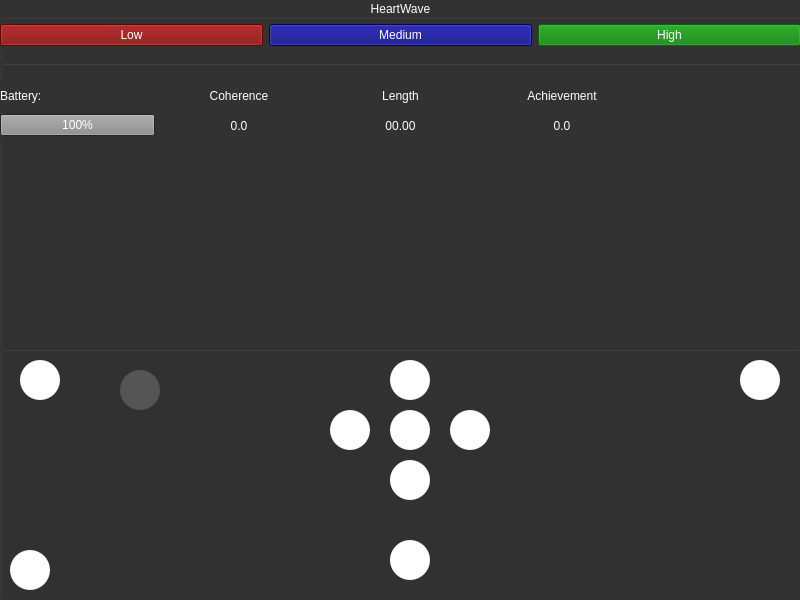
<?xml version="1.0" encoding="UTF-8"?>
<ui version="4.0">
 <class>MainWindow</class>
 <widget class="QMainWindow" name="MainWindow">
  <property name="geometry">
   <rect>
    <x>0</x>
    <y>0</y>
    <width>800</width>
    <height>600</height>
   </rect>
  </property>
  <property name="windowTitle">
   <string>MainWindow</string>
  </property>
  <widget class="QWidget" name="centralwidget">
   <widget class="QGroupBox" name="groupBox">
    <property name="enabled">
     <bool>false</bool>
    </property>
    <property name="geometry">
     <rect>
      <x>0</x>
      <y>0</y>
      <width>801</width>
      <height>601</height>
     </rect>
    </property>
    <property name="palette">
     <palette>
      <active>
       <colorrole role="WindowText">
        <brush brushstyle="SolidPattern">
         <color alpha="255">
          <red>255</red>
          <green>255</green>
          <blue>255</blue>
         </color>
        </brush>
       </colorrole>
       <colorrole role="Button">
        <brush brushstyle="SolidPattern">
         <color alpha="255">
          <red>50</red>
          <green>50</green>
          <blue>50</blue>
         </color>
        </brush>
       </colorrole>
       <colorrole role="Dark">
        <brush brushstyle="SolidPattern">
         <color alpha="255">
          <red>0</red>
          <green>0</green>
          <blue>0</blue>
         </color>
        </brush>
       </colorrole>
       <colorrole role="Text">
        <brush brushstyle="SolidPattern">
         <color alpha="255">
          <red>255</red>
          <green>255</green>
          <blue>255</blue>
         </color>
        </brush>
       </colorrole>
       <colorrole role="ButtonText">
        <brush brushstyle="SolidPattern">
         <color alpha="255">
          <red>255</red>
          <green>255</green>
          <blue>255</blue>
         </color>
        </brush>
       </colorrole>
       <colorrole role="Base">
        <brush brushstyle="SolidPattern">
         <color alpha="255">
          <red>50</red>
          <green>50</green>
          <blue>50</blue>
         </color>
        </brush>
       </colorrole>
       <colorrole role="Window">
        <brush brushstyle="SolidPattern">
         <color alpha="255">
          <red>50</red>
          <green>50</green>
          <blue>50</blue>
         </color>
        </brush>
       </colorrole>
       <colorrole role="PlaceholderText">
        <brush brushstyle="SolidPattern">
         <color alpha="128">
          <red>208</red>
          <green>208</green>
          <blue>208</blue>
         </color>
        </brush>
       </colorrole>
      </active>
      <inactive>
       <colorrole role="WindowText">
        <brush brushstyle="SolidPattern">
         <color alpha="255">
          <red>255</red>
          <green>255</green>
          <blue>255</blue>
         </color>
        </brush>
       </colorrole>
       <colorrole role="Button">
        <brush brushstyle="SolidPattern">
         <color alpha="255">
          <red>50</red>
          <green>50</green>
          <blue>50</blue>
         </color>
        </brush>
       </colorrole>
       <colorrole role="Dark">
        <brush brushstyle="SolidPattern">
         <color alpha="255">
          <red>0</red>
          <green>0</green>
          <blue>0</blue>
         </color>
        </brush>
       </colorrole>
       <colorrole role="Text">
        <brush brushstyle="SolidPattern">
         <color alpha="255">
          <red>255</red>
          <green>255</green>
          <blue>255</blue>
         </color>
        </brush>
       </colorrole>
       <colorrole role="ButtonText">
        <brush brushstyle="SolidPattern">
         <color alpha="255">
          <red>255</red>
          <green>255</green>
          <blue>255</blue>
         </color>
        </brush>
       </colorrole>
       <colorrole role="Base">
        <brush brushstyle="SolidPattern">
         <color alpha="255">
          <red>50</red>
          <green>50</green>
          <blue>50</blue>
         </color>
        </brush>
       </colorrole>
       <colorrole role="Window">
        <brush brushstyle="SolidPattern">
         <color alpha="255">
          <red>50</red>
          <green>50</green>
          <blue>50</blue>
         </color>
        </brush>
       </colorrole>
       <colorrole role="PlaceholderText">
        <brush brushstyle="SolidPattern">
         <color alpha="128">
          <red>208</red>
          <green>208</green>
          <blue>208</blue>
         </color>
        </brush>
       </colorrole>
      </inactive>
      <disabled>
       <colorrole role="WindowText">
        <brush brushstyle="SolidPattern">
         <color alpha="255">
          <red>255</red>
          <green>255</green>
          <blue>255</blue>
         </color>
        </brush>
       </colorrole>
       <colorrole role="Button">
        <brush brushstyle="SolidPattern">
         <color alpha="255">
          <red>50</red>
          <green>50</green>
          <blue>50</blue>
         </color>
        </brush>
       </colorrole>
       <colorrole role="Dark">
        <brush brushstyle="SolidPattern">
         <color alpha="255">
          <red>0</red>
          <green>0</green>
          <blue>0</blue>
         </color>
        </brush>
       </colorrole>
       <colorrole role="Text">
        <brush brushstyle="SolidPattern">
         <color alpha="255">
          <red>255</red>
          <green>255</green>
          <blue>255</blue>
         </color>
        </brush>
       </colorrole>
       <colorrole role="ButtonText">
        <brush brushstyle="SolidPattern">
         <color alpha="255">
          <red>255</red>
          <green>255</green>
          <blue>255</blue>
         </color>
        </brush>
       </colorrole>
       <colorrole role="Base">
        <brush brushstyle="SolidPattern">
         <color alpha="255">
          <red>50</red>
          <green>50</green>
          <blue>50</blue>
         </color>
        </brush>
       </colorrole>
       <colorrole role="Window">
        <brush brushstyle="SolidPattern">
         <color alpha="255">
          <red>50</red>
          <green>50</green>
          <blue>50</blue>
         </color>
        </brush>
       </colorrole>
       <colorrole role="PlaceholderText">
        <brush brushstyle="SolidPattern">
         <color alpha="128">
          <red>208</red>
          <green>208</green>
          <blue>208</blue>
         </color>
        </brush>
       </colorrole>
      </disabled>
     </palette>
    </property>
    <property name="styleSheet">
     <string notr="true">background-color:rgb(50,50,50);
color:rgb(255,255,255);</string>
    </property>
    <property name="title">
     <string>HeartWave</string>
    </property>
    <property name="alignment">
     <set>Qt::AlignCenter</set>
    </property>
    <widget class="QWidget" name="horizontalLayoutWidget">
     <property name="geometry">
      <rect>
       <x>0</x>
       <y>20</y>
       <width>801</width>
       <height>31</height>
      </rect>
     </property>
     <layout class="QHBoxLayout" name="horizontalLayout">
      <item>
       <widget class="QPushButton" name="buttonCoherenceLow">
        <property name="enabled">
         <bool>false</bool>
        </property>
        <property name="styleSheet">
         <string notr="true">background-color:rgb(125,0,0);
color:rgb(255,255,255);</string>
        </property>
        <property name="text">
         <string>Low</string>
        </property>
       </widget>
      </item>
      <item>
       <widget class="QPushButton" name="buttonCoherenceMedium">
        <property name="styleSheet">
         <string notr="true">background-color:rgb(0,0,125);
color:rgb(255,255,255);</string>
        </property>
        <property name="text">
         <string>Medium</string>
        </property>
       </widget>
      </item>
      <item>
       <widget class="QPushButton" name="buttonCoherenceHigh">
        <property name="enabled">
         <bool>false</bool>
        </property>
        <property name="styleSheet">
         <string notr="true">background-color:rgb(0,125,0);
color:rgb(255,255,255);</string>
        </property>
        <property name="text">
         <string>High</string>
        </property>
       </widget>
      </item>
     </layout>
    </widget>
    <widget class="QGroupBox" name="groupBox_2">
     <property name="geometry">
      <rect>
       <x>0</x>
       <y>60</y>
       <width>801</width>
       <height>291</height>
      </rect>
     </property>
     <property name="title">
      <string/>
     </property>
     <widget class="QWidget" name="horizontalLayoutWidget_2">
      <property name="geometry">
       <rect>
        <x>0</x>
        <y>20</y>
        <width>801</width>
        <height>31</height>
       </rect>
      </property>
      <layout class="QHBoxLayout" name="horizontalLayout_2">
       <item>
        <widget class="QLabel" name="label">
         <property name="text">
          <string>Battery:</string>
         </property>
         <property name="alignment">
          <set>Qt::AlignLeading|Qt::AlignLeft|Qt::AlignVCenter</set>
         </property>
        </widget>
       </item>
       <item>
        <widget class="QLabel" name="label_2">
         <property name="text">
          <string>Coherence</string>
         </property>
         <property name="alignment">
          <set>Qt::AlignCenter</set>
         </property>
        </widget>
       </item>
       <item>
        <widget class="QLabel" name="label_3">
         <property name="text">
          <string>Length</string>
         </property>
         <property name="alignment">
          <set>Qt::AlignCenter</set>
         </property>
        </widget>
       </item>
       <item>
        <widget class="QLabel" name="label_4">
         <property name="text">
          <string>Achievement</string>
         </property>
         <property name="alignment">
          <set>Qt::AlignCenter</set>
         </property>
        </widget>
       </item>
       <item>
        <widget class="QLabel" name="label_5">
         <property name="text">
          <string/>
         </property>
         <property name="alignment">
          <set>Qt::AlignLeading|Qt::AlignLeft|Qt::AlignVCenter</set>
         </property>
        </widget>
       </item>
      </layout>
     </widget>
     <widget class="QWidget" name="horizontalLayoutWidget_3">
      <property name="geometry">
       <rect>
        <x>0</x>
        <y>50</y>
        <width>801</width>
        <height>31</height>
       </rect>
      </property>
      <layout class="QHBoxLayout" name="horizontalLayout_3">
       <item>
        <widget class="QProgressBar" name="progressBarBattery">
         <property name="maximumSize">
          <size>
           <width>155</width>
           <height>16777215</height>
          </size>
         </property>
         <property name="value">
          <number>100</number>
         </property>
        </widget>
       </item>
       <item>
        <widget class="QLabel" name="textCoherence">
         <property name="text">
          <string>0.0</string>
         </property>
         <property name="alignment">
          <set>Qt::AlignCenter</set>
         </property>
        </widget>
       </item>
       <item>
        <widget class="QLabel" name="textLength">
         <property name="text">
          <string>00.00</string>
         </property>
         <property name="alignment">
          <set>Qt::AlignCenter</set>
         </property>
        </widget>
       </item>
       <item>
        <widget class="QLabel" name="textAchievement">
         <property name="text">
          <string>0.0</string>
         </property>
         <property name="alignment">
          <set>Qt::AlignCenter</set>
         </property>
        </widget>
       </item>
       <item>
        <widget class="QLabel" name="label_10">
         <property name="text">
          <string/>
         </property>
        </widget>
       </item>
      </layout>
     </widget>
    </widget>
    <widget class="QPushButton" name="buttonRight">
     <property name="geometry">
      <rect>
       <x>450</x>
       <y>410</y>
       <width>40</width>
       <height>40</height>
      </rect>
     </property>
     <property name="minimumSize">
      <size>
       <width>40</width>
       <height>40</height>
      </size>
     </property>
     <property name="maximumSize">
      <size>
       <width>40</width>
       <height>40</height>
      </size>
     </property>
     <property name="styleSheet">
      <string notr="true">QPushButton {
image: url(:/buttons/buttonRight.svg);
background-color: #ffffff;
border-radius: 20px;
}</string>
     </property>
     <property name="text">
      <string/>
     </property>
    </widget>
    <widget class="QPushButton" name="buttonUp">
     <property name="geometry">
      <rect>
       <x>390</x>
       <y>360</y>
       <width>40</width>
       <height>40</height>
      </rect>
     </property>
     <property name="minimumSize">
      <size>
       <width>40</width>
       <height>40</height>
      </size>
     </property>
     <property name="maximumSize">
      <size>
       <width>40</width>
       <height>40</height>
      </size>
     </property>
     <property name="styleSheet">
      <string notr="true">QPushButton {
image: url(:/buttons/buttonUp.svg);
background-color: #ffffff;
border-radius: 20px;
}</string>
     </property>
     <property name="text">
      <string/>
     </property>
    </widget>
    <widget class="QPushButton" name="buttonLeft">
     <property name="geometry">
      <rect>
       <x>330</x>
       <y>410</y>
       <width>40</width>
       <height>40</height>
      </rect>
     </property>
     <property name="minimumSize">
      <size>
       <width>40</width>
       <height>40</height>
      </size>
     </property>
     <property name="maximumSize">
      <size>
       <width>40</width>
       <height>40</height>
      </size>
     </property>
     <property name="styleSheet">
      <string notr="true">QPushButton {
image: url(:/buttons/buttonLeft.svg);
background-color: #ffffff;
border-radius: 20px;
}</string>
     </property>
     <property name="text">
      <string/>
     </property>
    </widget>
    <widget class="QPushButton" name="buttonDown">
     <property name="geometry">
      <rect>
       <x>390</x>
       <y>460</y>
       <width>40</width>
       <height>40</height>
      </rect>
     </property>
     <property name="minimumSize">
      <size>
       <width>40</width>
       <height>40</height>
      </size>
     </property>
     <property name="maximumSize">
      <size>
       <width>40</width>
       <height>40</height>
      </size>
     </property>
     <property name="styleSheet">
      <string notr="true">QPushButton {
image: url(:/buttons/buttonDown.svg);
background-color: #ffffff;
border-radius: 20px;
}</string>
     </property>
     <property name="text">
      <string/>
     </property>
    </widget>
    <widget class="QPushButton" name="buttonOk">
     <property name="geometry">
      <rect>
       <x>390</x>
       <y>410</y>
       <width>40</width>
       <height>40</height>
      </rect>
     </property>
     <property name="minimumSize">
      <size>
       <width>40</width>
       <height>40</height>
      </size>
     </property>
     <property name="maximumSize">
      <size>
       <width>40</width>
       <height>40</height>
      </size>
     </property>
     <property name="styleSheet">
      <string notr="true">QPushButton {
image: url(:/buttons/buttonOk.svg);
background-color: #ffffff;
border-radius: 20px;
}</string>
     </property>
     <property name="text">
      <string/>
     </property>
    </widget>
    <widget class="QPushButton" name="buttonPower">
     <property name="geometry">
      <rect>
       <x>390</x>
       <y>540</y>
       <width>40</width>
       <height>40</height>
      </rect>
     </property>
     <property name="minimumSize">
      <size>
       <width>40</width>
       <height>40</height>
      </size>
     </property>
     <property name="maximumSize">
      <size>
       <width>40</width>
       <height>40</height>
      </size>
     </property>
     <property name="styleSheet">
      <string notr="true">QPushButton {
image: url(:/buttons/buttonPower.svg);
background-color: #ffffff;
border-radius: 20px;
}</string>
     </property>
     <property name="text">
      <string/>
     </property>
    </widget>
    <widget class="QPushButton" name="buttonBack">
     <property name="geometry">
      <rect>
       <x>20</x>
       <y>360</y>
       <width>40</width>
       <height>40</height>
      </rect>
     </property>
     <property name="minimumSize">
      <size>
       <width>40</width>
       <height>40</height>
      </size>
     </property>
     <property name="maximumSize">
      <size>
       <width>40</width>
       <height>40</height>
      </size>
     </property>
     <property name="styleSheet">
      <string notr="true">QPushButton {
image: url(:/buttons/buttonBack.svg);
background-color: #ffffff;
border-radius: 20px;
}</string>
     </property>
     <property name="text">
      <string/>
     </property>
    </widget>
    <widget class="QPushButton" name="buttonMenu">
     <property name="geometry">
      <rect>
       <x>740</x>
       <y>360</y>
       <width>40</width>
       <height>40</height>
      </rect>
     </property>
     <property name="minimumSize">
      <size>
       <width>40</width>
       <height>40</height>
      </size>
     </property>
     <property name="maximumSize">
      <size>
       <width>40</width>
       <height>40</height>
      </size>
     </property>
     <property name="styleSheet">
      <string notr="true">QPushButton {
image: url(:/buttons/buttonMenu.svg);
background-color: #ffffff;
border-radius: 20px;
}</string>
     </property>
     <property name="text">
      <string/>
     </property>
    </widget>
    <widget class="QPushButton" name="buttonCharge">
     <property name="geometry">
      <rect>
       <x>10</x>
       <y>550</y>
       <width>40</width>
       <height>40</height>
      </rect>
     </property>
     <property name="minimumSize">
      <size>
       <width>40</width>
       <height>40</height>
      </size>
     </property>
     <property name="maximumSize">
      <size>
       <width>40</width>
       <height>40</height>
      </size>
     </property>
     <property name="styleSheet">
      <string notr="true">QPushButton {
image: url(:/buttons/buttonCharge.svg);
background-color: #ffffff;
border-radius: 20px;
}</string>
     </property>
     <property name="text">
      <string/>
     </property>
    </widget>
    <widget class="QPushButton" name="buttonRight_2">
     <property name="geometry">
      <rect>
       <x>120</x>
       <y>370</y>
       <width>40</width>
       <height>40</height>
      </rect>
     </property>
     <property name="minimumSize">
      <size>
       <width>40</width>
       <height>40</height>
      </size>
     </property>
     <property name="maximumSize">
      <size>
       <width>40</width>
       <height>40</height>
      </size>
     </property>
     <property name="styleSheet">
      <string notr="true">QPushButton {
image: url(:/buttons/iconHeartRate.svg);
background-color: #565556;
border-radius: 20px;
}</string>
     </property>
     <property name="text">
      <string/>
     </property>
    </widget>
   </widget>
  </widget>
 </widget>
 <resources/>
 <connections/>
</ui>
